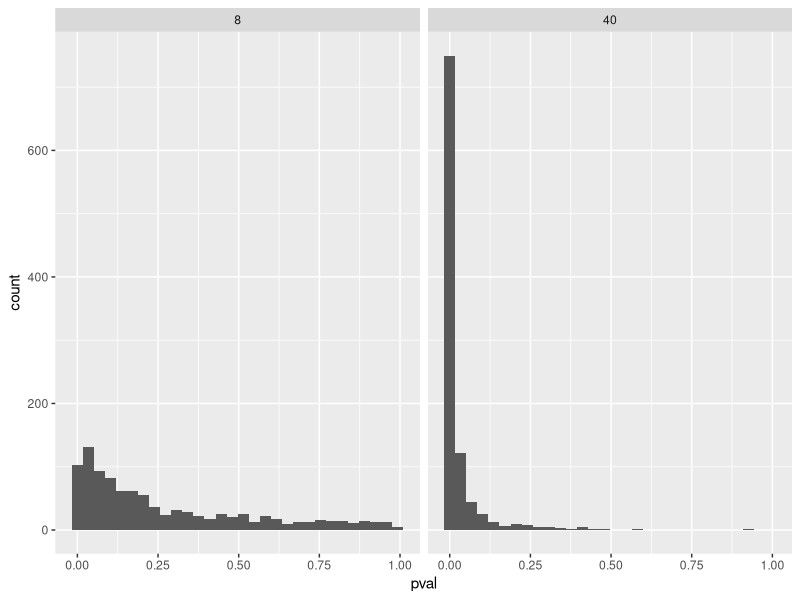
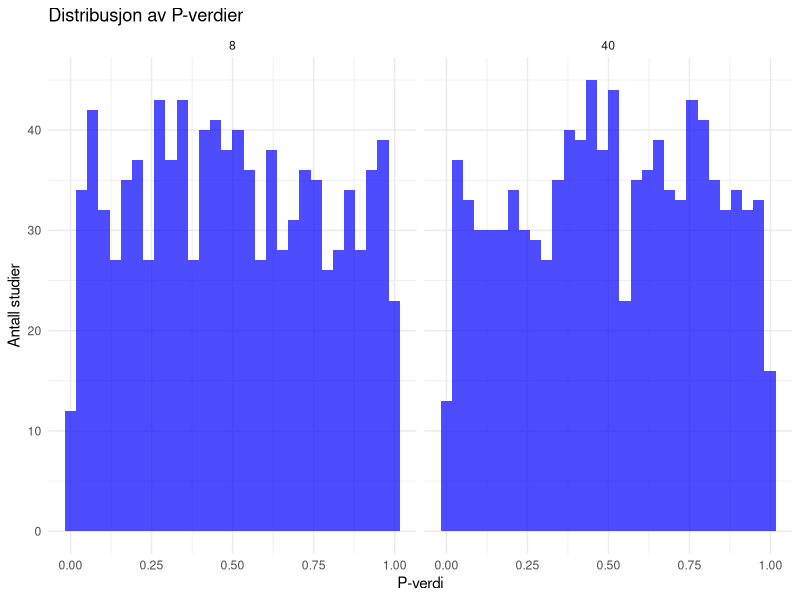

Source code (R) for these figures, in order:
## ---- chunk 1
1 + 1
## ---- chunk 2
#| echo: false
2 * 2
## ---- chunk 3
library(tidyverse)
library(ggplot2)

set.seed(1)
population <- rnorm(1000000, mean = 1.5, sd = 3)


samp1 <- data.frame(y = sample(population, 8, replace = FALSE))

samp2 <- data.frame(y = sample(population, 40, replace = FALSE))


m1 <- lm(y ~ 1, data = samp1)
m2 <- lm(y ~ 1, data = samp2)

summary(m1)
## ---- chunk 4
set.seed(1)

population <- rnorm(1000000, mean = 1.5, sd = 3)


samp1 <- data.frame(y = sample(population, 8, replace = FALSE))  
samp2 <- data.frame(y = sample(population, 40, replace = FALSE)) 


m1 <- lm(y ~ 1, data = samp1)  
m2 <- lm(y ~ 1, data = samp2) 


summary(m2)


mean_samp1 <- mean(samp1$y)
sd_samp1 <- sd(samp1$y)

mean_samp2 <- mean(samp2$y)
sd_samp2 <- sd(samp2$y)


se_samp1 <- sd_samp1 / sqrt(8)
se_samp2 <- sd_samp2 / sqrt(40)


t_value_samp1 <- mean_samp1 / se_samp1
t_value_samp2 <- mean_samp2 / se_samp2


cat("Utvalg 1 (n=8):\n")
cat("  Gjennomsnitt:", mean_samp1, "\n")
cat("  Standardavvik:", sd_samp1, "\n")
cat("  Standardfeil:", se_samp1, "\n")
cat("  t-verdi:", t_value_samp1, "\n\n")

cat("Utvalg 2 (n=40):\n")
cat("  Gjennomsnitt:", mean_samp2, "\n")
cat("  Standardavvik:", sd_samp2, "\n")
cat("  Standardfeil:", se_samp2, "\n")
cat("  t-verdi:", t_value_samp2, "\n")
## ---- chunk 5
summary(m1)$coefficients[1, 4]
summary(m2)$coefficients[1, 4]

## ---- chunk 6
# Create data frames to store the model estimates
results_8 <- data.frame(estimate = rep(NA, 1000), 
                      se = rep(NA, 1000), 
                      pval = rep(NA, 1000), 
                      n = 8)  

results_40 <- data.frame(estimate = rep(NA, 1000), 
                      se = rep(NA, 1000), 
                      pval = rep(NA, 1000), 
                      n = 40)

# A for loop used to sample 1000 studies, each iteration (i) will draw a new sample
# from the population. 

for(i in 1:1000) {
  
  # Draw a sample 
  samp1 <- data.frame(y = sample(population, 8, replace = FALSE))
  samp2 <- data.frame(y = sample(population, 40, replace = FALSE))

  # Model the data
  m1 <- lm(y ~ 1, data = samp1)
  m2 <- lm(y ~ 1, data = samp2)
  
  # Extract values from the models
  results_8[i, 1] <- coef(summary(m1))[1, 1]
  results_8[i, 2] <- coef(summary(m1))[1, 2]
  results_8[i, 3] <- coef(summary(m1))[1, 4]

  results_40[i, 1] <- coef(summary(m2))[1, 1]
  results_40[i, 2] <- coef(summary(m2))[1, 2]
  results_40[i, 3] <- coef(summary(m2))[1, 4]
  
  
}


# Save the results in a combined data frame

results <- bind_rows(results_8, results_40)
## ---- chunk 7
# Standardavvik av estimater
sd(results_8$estimate)
sd(results_40$estimate)

# Gjennomsnittlig SE
mean(results_8$se)
mean(results_40$se)

## ---- chunk 8
# Example code for copy and paste

# A two facets histogram can be created with ggplot2
results %>%
  ggplot(aes(pval)) + 
  geom_histogram() +
  facet_wrap(~ n)


# Count the proportion of tests below a certain p-value for each 
results %>%
  filter(pval < 0.05) %>%
  group_by(n) %>%
  summarise(sig_results = n()/1000)

# Using the pwr package
install.packages("pwr")

library(pwr)

pwr.t.test(n = 40, sig.level = 0.05, d = 1.5/3, type = "one.sample")
## ---- chunk 9
results %>%
  filter(pval < 0.05) %>%
  group_by(n) %>%
  summarise(sig_results = n()/1000)

## ---- chunk 10
library(pwr)
pwr.t.test(n = 8, sig.level = 0.05, d = 1.5/3, type = "one.sample")
pwr.t.test(n = 40, sig.level = 0.05, d = 1.5/3, type = "one.sample")

## ---- chunk 11
population <- rnorm(1000000, mean = 0, sd = 3)


# Create data frames to store the model estimates
results_8 <- data.frame(estimate = rep(NA, 1000), 
                      se = rep(NA, 1000), 
                      pval = rep(NA, 1000), 
                      n = 8)  

results_40 <- data.frame(estimate = rep(NA, 1000), 
                      se = rep(NA, 1000), 
                      pval = rep(NA, 1000), 
                      n = 40)

# A for loop used to sample 1000 studies, each iteration (i) will draw a new sample
# from the population. 

for(i in 1:1000) {
  
  # Draw a sample 
  samp1 <- data.frame(y = sample(population, 8, replace = FALSE))
  samp2 <- data.frame(y = sample(population, 40, replace = FALSE))

  # Model the data
  m1 <- lm(y ~ 1, data = samp1)
  m2 <- lm(y ~ 1, data = samp2)
  
  # Extract values from the models
  results_8[i, 1] <- coef(summary(m1))[1, 1]
  results_8[i, 2] <- coef(summary(m1))[1, 2]
  results_8[i, 3] <- coef(summary(m1))[1, 4]

  results_40[i, 1] <- coef(summary(m2))[1, 1]
  results_40[i, 2] <- coef(summary(m2))[1, 2]
  results_40[i, 3] <- coef(summary(m2))[1, 4]
  
  
}


# Save the results in a combined data frame

results_null <- bind_rows(results_8, results_40)
## ---- chunk 12
results_null %>%
  ggplot(aes(pval)) + 
  geom_histogram(bins = 30, fill = "blue", alpha = 0.7) +
  facet_wrap(~ n) + 
  labs(title = "Distribusjon av P-verdier",
       x = "P-verdi",
       y = "Antall studier") +
  theme_minimal()

## ---- chunk 13
false_positives <- results_null %>%
  filter(pval < 0.05) %>%
  group_by(n) %>%
  summarise(sig_results = n() / 1000)

# Skriv ut resultatene
print(false_positives)
